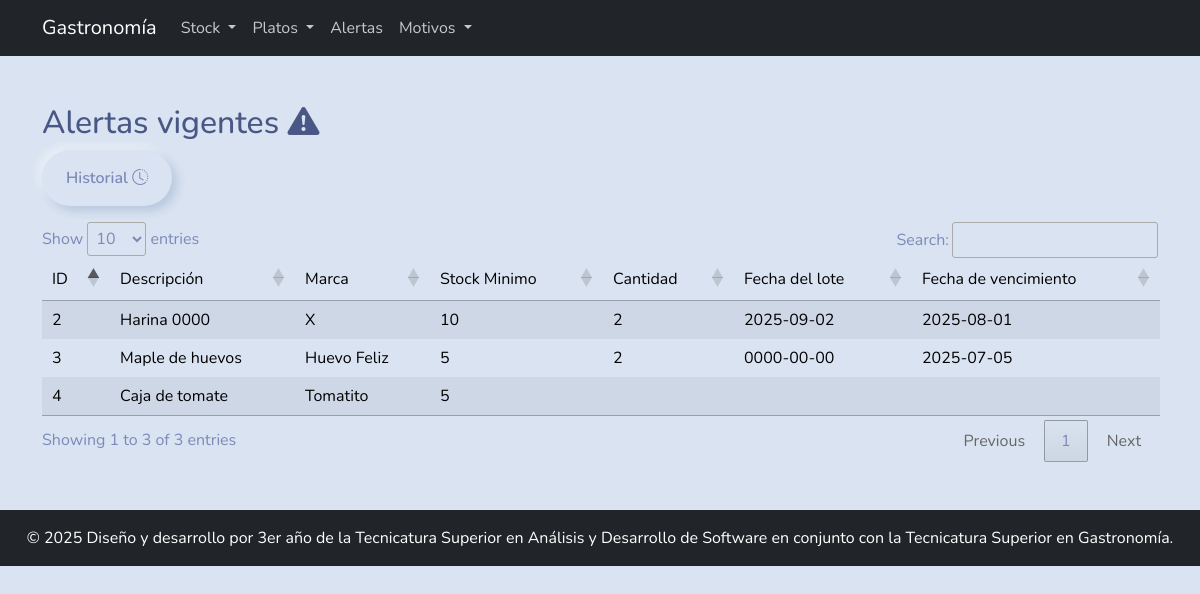
The page /gestion_alertas/alertas.php on the database its author committed.
### tables this page shows
CREATE TABLE `ingreso_materia_prima` (
  `id` int(11) NOT NULL,
  `id_materia_prima` int(50) NOT NULL,
  `fecha` date NOT NULL,
  `cantidad` float NOT NULL,
  `fecha_lote` date NOT NULL,
  `fecha_vencimiento` date NOT NULL
);

CREATE TABLE `materia_prima` (
  `id` int(11) NOT NULL,
  `codigo_barra` varchar(200) NOT NULL,
  `descripcion` varchar(200) NOT NULL,
  `contenido_neto` varchar(200) NOT NULL COMMENT 'unidad de medida',
  `marca` varchar(200) NOT NULL,
  `stock_minimo` double NOT NULL,
  `stock_maximo` double NOT NULL,
  `estado` int(11) DEFAULT 1 COMMENT '1 = activo, 0 = inactivo',
  `id_unidad_medida` int(11) DEFAULT NULL
);

### gestion_alertas/consulta_alertas.php (called while the page is built, shortened)
<?php
include '..\conectar.php';
$sql_alertas = "SELECT
    mp.id,
    mp.descripcion,
    mp.marca,
    mp.stock_minimo,
    imp.cantidad,
    imp.fecha_lote,
    imp.fecha_vencimiento,
    CASE
        WHEN imp.fecha_vencimiento < CURDATE() THEN 'VENCIDO'
        WHEN imp.fecha_vencimiento BETWEEN CURDATE() AND DATE_ADD(CURDATE(), INTERVAL 7 DAY) THEN 'POR VENCER'
        WHEN imp.cantidad < mp.stock_minimo THEN 'STOCK BAJO'
        WHEN imp.cantidad BETWEEN mp.stock_minimo AND mp.stock_minimo + 5 THEN 'STOCK CERCA DEL MINIMO'
        ELSE 'OK'
    END AS estado
FROM materia_prima mp
LEFT JOIN ingreso_materia_prima imp
    ON mp.id = imp.id;
";
$result_alertas = $conexion->query($sql_alertas);
?>

### gestion_alertas/alertas.php (the view, shortened to what this page needs)
<?php
include("../includes/header.php");
include("consulta_alertas.php");
?>
<!DOCTYPE html>
<html lang="es">
<head>
    <link rel="stylesheet" href="https://cdn.jsdelivr.net/npm/bootswatch@5.3.7/dist/morph/bootstrap.min.css">
    <link rel="stylesheet" href="https://cdn.jsdelivr.net/npm/bootstrap-icons@1.11.1/font/bootstrap-icons.css">
    <link rel="stylesheet" href="https://cdn.datatables.net/1.13.6/css/jquery.dataTables.min.css">
</head>
<body>
<div class="container mt-5 mb-5 flex-grow-1">
    <h2>Alertas vigentes <i class="bi bi-exclamation-triangle-fill"></i></h2>
    <div class="mb-3 d-flex justify-content-start">
        <button type="button" class="btn btn-primary" data-bs-toggle="modal" data-bs-target="#modalHistorial">
            Historial <i class="bi bi-clock-history"></i>
        </button>
    </div>
    <table id="tablaAlertas" class="table table-striped">
        <thead>
            <tr>
                <td>ID</td>
                <td>Descripción</td>
                <td>Marca</td>
                <td>Stock Minimo</td>
                <td>Cantidad</td>
                <td>Fecha del lote</td>
                <td>Fecha de vencimiento</td>
            </tr>
        </thead>
        <tbody>
        <?php if ($result_alertas && $result_alertas->num_rows > 0): ?>
            <?php while ($row = $result_alertas->fetch_assoc()): ?>
            <tr>
                <td><?php echo $row['id']; ?></td>
                <td><?php echo $row['descripcion']; ?></td>
                <td><?php echo $row['marca']; ?></td>
                <td><?php echo $row['stock_minimo']; ?></td>
                <td><?php echo $row['cantidad']; ?></td>
                <td><?php echo $row['fecha_lote']; ?></td>
                <td><?php echo $row['fecha_vencimiento']; ?></td>
            </tr>
            <?php endwhile; ?>
        <?php else: ?>
            <tr>
                <td colspan="7">No hay datos disponibles</td>
            </tr>
        <?php endif; ?>
        </tbody>
    </table>
</div>
<?php
include '../includes/footer.php';
?>
</body>
</html>

### rows shown on the page
ingreso_materia_prima: id_materia_prima "2", id_materia_prima.descripcion "Harina 0000", id_materia_prima.marca "X", id_materia_prima.stock_minimo "10", cantidad "2", fecha_lote "2025-09-02", fecha_vencimiento "2025-08-01"
ingreso_materia_prima: id_materia_prima "3", id_materia_prima.descripcion "Maple de huevos", id_materia_prima.marca "Huevo Feliz", id_materia_prima.stock_minimo "5", cantidad "2", fecha_lote "0000-00-00", fecha_vencimiento "2025-07-05"
materia_prima: id "4", descripcion "Caja de tomate", marca "Tomatito", stock_minimo "5"
